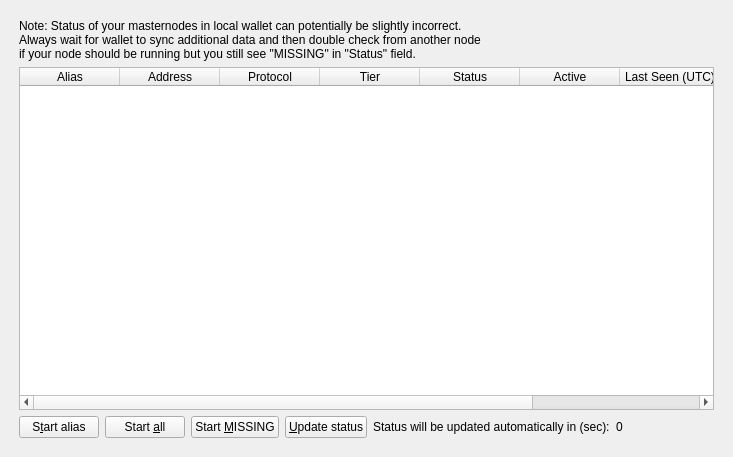
<?xml version="1.0" encoding="UTF-8"?>
<ui version="4.0">
 <class>MasternodeList</class>
 <widget class="QWidget" name="MasternodeList">
  <property name="geometry">
   <rect>
    <x>0</x>
    <y>0</y>
    <width>723</width>
    <height>457</height>
   </rect>
  </property>
  <property name="windowTitle">
   <string>Form</string>
  </property>
  <layout class="QVBoxLayout" name="topLayout">
   <property name="leftMargin">
    <number>10</number>
   </property>
   <property name="topMargin">
    <number>10</number>
   </property>
   <property name="rightMargin">
    <number>10</number>
   </property>
   <property name="bottomMargin">
    <number>10</number>
   </property>
    <item>
     <widget class="QWidget" name="tabMyMasternodes">
      <attribute name="title">
       <string>My Masternodes</string>
      </attribute>
      <layout class="QGridLayout" name="gridLayout_2">
       <item row="0" column="0">
        <layout class="QVBoxLayout" name="verticalLayout_2">
         <property name="bottomMargin">
          <number>0</number>
         </property>
         <item>
          <layout class="QHBoxLayout" name="horizontalLayout_note">
           <property name="bottomMargin">
            <number>0</number>
           </property>
           <item>
            <widget class="QLabel" name="updateNote">
             <property name="text">
              <string>Note: Status of your masternodes in local wallet can potentially be slightly incorrect.&lt;br /&gt;Always wait for wallet to sync additional data and then double check from another node&lt;br /&gt;if your node should be running but you still see &quot;MISSING&quot; in &quot;Status&quot; field.</string>
             </property>
            </widget>
           </item>
          </layout>
         </item>
         <item>
          <widget class="QTableWidget" name="tableWidgetMyMasternodes">
           <property name="minimumSize">
            <size>
             <width>695</width>
             <height>0</height>
            </size>
           </property>
           <property name="palette">
            <palette>
             <active>
              <colorrole role="Text">
               <brush brushstyle="SolidPattern">
                <color alpha="255">
                 <red>51</red>
                 <green>51</green>
                 <blue>51</blue>
                </color>
               </brush>
              </colorrole>
             </active>
             <inactive>
              <colorrole role="Text">
               <brush brushstyle="SolidPattern">
                <color alpha="255">
                 <red>51</red>
                 <green>51</green>
                 <blue>51</blue>
                </color>
               </brush>
              </colorrole>
             </inactive>
             <disabled>
              <colorrole role="Text">
               <brush brushstyle="SolidPattern">
                <color alpha="255">
                 <red>85</red>
                 <green>85</green>
                 <blue>85</blue>
                </color>
               </brush>
              </colorrole>
             </disabled>
            </palette>
           </property>
           <property name="editTriggers">
            <set>QAbstractItemView::NoEditTriggers</set>
           </property>
           <property name="alternatingRowColors">
            <bool>true</bool>
           </property>
           <property name="selectionMode">
            <enum>QAbstractItemView::SingleSelection</enum>
           </property>
           <property name="selectionBehavior">
            <enum>QAbstractItemView::SelectRows</enum>
           </property>
           <property name="sortingEnabled">
            <bool>true</bool>
           </property>
           <attribute name="horizontalHeaderStretchLastSection">
            <bool>true</bool>
           </attribute>
           <attribute name="ResizeMode">
            <enum>QHeaderView::Interactive</enum>
           </attribute>
           <column>
            <property name="text">
             <string>Alias</string>
            </property>
           </column>
           <column>
            <property name="text">
             <string>Address</string>
            </property>
           </column>
           <column>
            <property name="text">
             <string>Protocol</string>
            </property>
           </column>
	   <column>
	    <property name="text">
	     <string>Tier</string>
	    </property>
	   </column>
           <column>
            <property name="text">
             <string>Status</string>
            </property>
           </column>
           <column>
            <property name="text">
             <string>Active</string>
            </property>
           </column>
           <column>
            <property name="text">
             <string>Last Seen (UTC)</string>
            </property>
           </column>
           <column>
            <property name="text">
             <string>Pubkey</string>
            </property>
           </column>
          </widget>
         </item>
         <item>
          <layout class="QHBoxLayout" name="horizontalLayout_5">
           <property name="bottomMargin">
            <number>0</number>
           </property>
           <item>
            <widget class="QPushButton" name="startButton">
             <property name="text">
              <string>S&amp;tart alias</string>
             </property>
            </widget>
           </item>
           <item>
            <widget class="QPushButton" name="startAllButton">
             <property name="text">
              <string>Start &amp;all</string>
             </property>
            </widget>
           </item>
           <item>
            <widget class="QPushButton" name="startMissingButton">
             <property name="text">
              <string>Start &amp;MISSING</string>
             </property>
            </widget>
           </item>
           <item>
            <widget class="QPushButton" name="UpdateButton">
             <property name="text">
              <string>&amp;Update status</string>
             </property>
            </widget>
           </item>
           <item>
            <widget class="QLabel" name="autoupdate_label">
             <property name="text">
              <string>Status will be updated automatically in (sec):</string>
             </property>
            </widget>
           </item>
           <item>
            <widget class="QLabel" name="secondsLabel">
             <property name="text">
              <string>0</string>
             </property>
            </widget>
           </item>
           <item>
            <spacer name="horizontalSpacer_5">
             <property name="orientation">
              <enum>Qt::Horizontal</enum>
             </property>
             <property name="sizeHint" stdset="0">
              <size>
               <width>40</width>
               <height>20</height>
              </size>
             </property>
            </spacer>
           </item>
          </layout>
         </item>
        </layout>
       </item>
      </layout>
     </widget>
    </item>
  </layout>
 </widget>
 <resources/>
 <connections/>
</ui>
